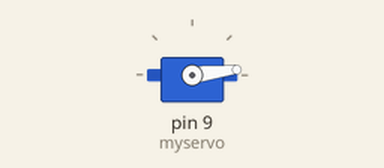
Simulated run of this sketch. Board: Arduino Uno, built with avr-gcc and run on an emulated ATmega328P. Shown: servo.

Above: at 0.05 s.
At 0.7 s:
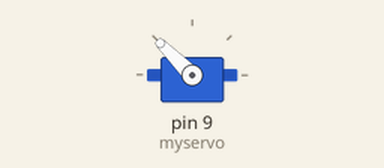
At 1.35 s:
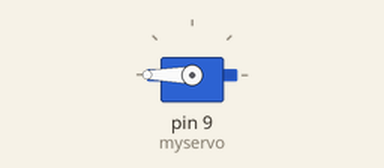
At 2.65 s:
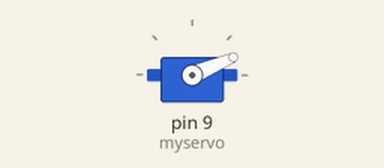
Timing chart, 0 to 6.3 s (numbered marks = the images above):
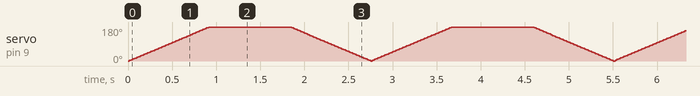

The sketch:

L11_servo.ino
```cpp
#include <Servo.h>

Servo myservo;  // create servo object to control a servo
// twelve servo objects can be created on most boards

int pos = 0;    // variable to store the servo position

void setup() {
  myservo.attach(9);  // attaches the servo on pin 9 to the servo object
}

void loop() {
  for (pos = 0; pos <= 360; pos += 1) { // goes from 0 degrees to 180 degrees
    // in steps of 1 degree
    myservo.write(pos);              // tell servo to go to position in variable 'pos'
    delay(5);                       // waits 15ms for the servo to reach the position
  }
  for (pos = 180; pos >= 0; pos -= 1) { // goes from 180 degrees to 0 degrees
    myservo.write(pos);              // tell servo to go to position in variable 'pos'
    delay(5);                       // waits 15ms for the servo to reach the position
  }
}
```
